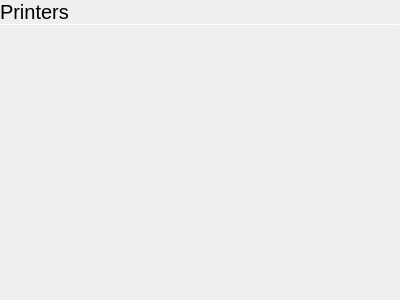
<?xml version="1.0" encoding="UTF-8"?>
<ui version="4.0">
 <class>PrinterManagement</class>
 <widget class="QWidget" name="PrinterManagement">
  <property name="geometry">
   <rect>
    <x>0</x>
    <y>0</y>
    <width>400</width>
    <height>300</height>
   </rect>
  </property>
  <property name="windowTitle">
   <string>Form</string>
  </property>
  <layout class="QVBoxLayout" name="verticalLayout">
   <property name="spacing">
    <number>0</number>
   </property>
   <property name="leftMargin">
    <number>0</number>
   </property>
   <property name="topMargin">
    <number>0</number>
   </property>
   <property name="rightMargin">
    <number>0</number>
   </property>
   <property name="bottomMargin">
    <number>0</number>
   </property>
   <item>
    <widget class="QLabel" name="label">
     <property name="font">
      <font>
       <pointsize>15</pointsize>
      </font>
     </property>
     <property name="text">
      <string>Printers</string>
     </property>
     <property name="margin">
      <number>9</number>
     </property>
    </widget>
   </item>
   <item>
    <widget class="Line" name="line">
     <property name="maximumSize">
      <size>
       <width>16777215</width>
       <height>1</height>
      </size>
     </property>
     <property name="orientation">
      <enum>Qt::Horizontal</enum>
     </property>
    </widget>
   </item>
   <item>
    <spacer name="verticalSpacer">
     <property name="orientation">
      <enum>Qt::Vertical</enum>
     </property>
     <property name="sizeHint" stdset="0">
      <size>
       <width>20</width>
       <height>40</height>
      </size>
     </property>
    </spacer>
   </item>
  </layout>
 </widget>
 <resources/>
 <connections/>
</ui>
